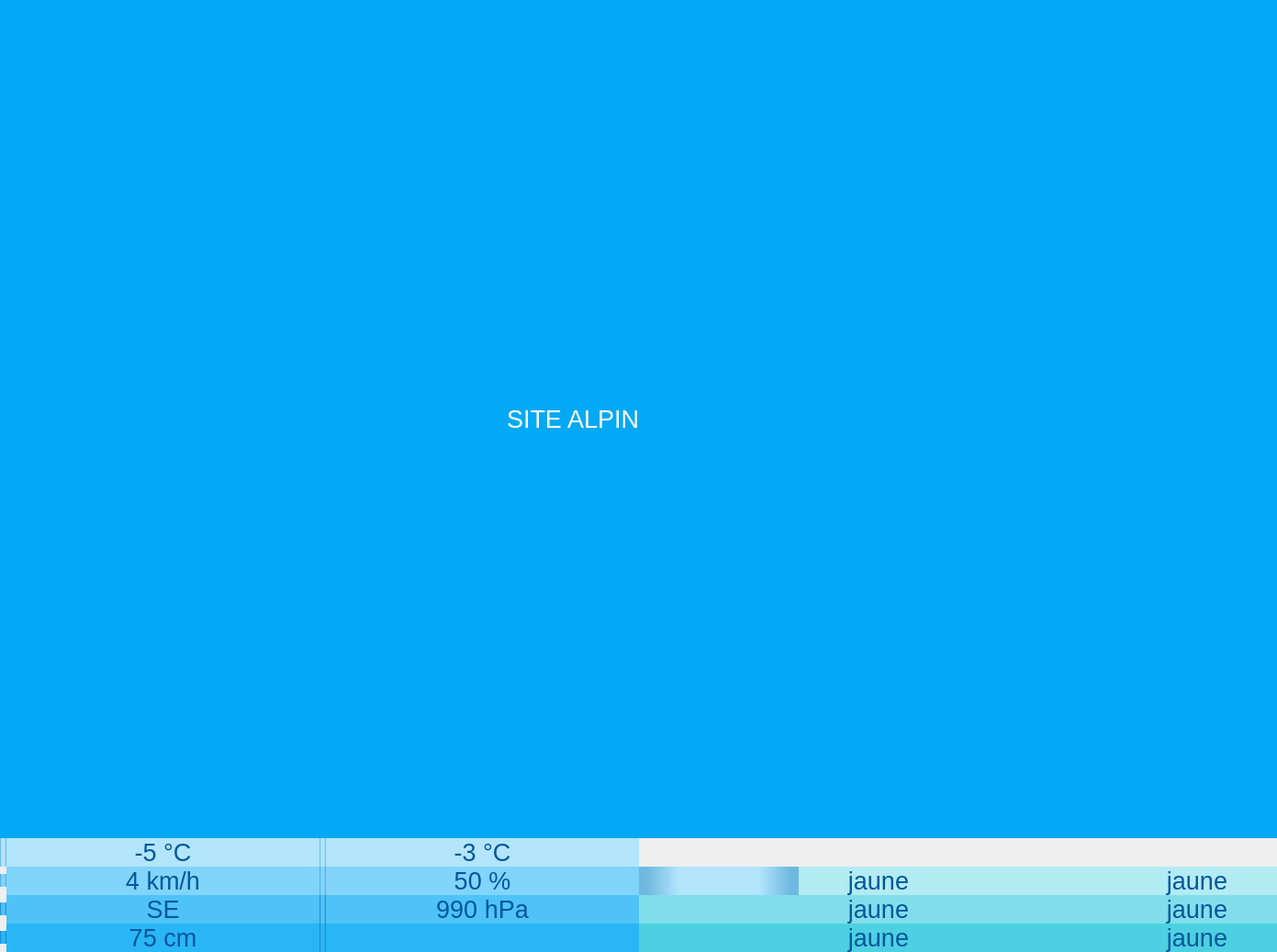
<?xml version="1.0" encoding="UTF-8"?>
<ui version="4.0">
 <class>WISMASIHM</class>
 <widget class="QWidget" name="WISMASIHM">
  <property name="windowModality">
   <enum>Qt::WindowModal</enum>
  </property>
  <property name="enabled">
   <bool>true</bool>
  </property>
  <property name="geometry">
   <rect>
    <x>0</x>
    <y>0</y>
    <width>1391</width>
    <height>1037</height>
   </rect>
  </property>
  <property name="sizePolicy">
   <sizepolicy hsizetype="Maximum" vsizetype="Maximum">
    <horstretch>0</horstretch>
    <verstretch>0</verstretch>
   </sizepolicy>
  </property>
  <property name="minimumSize">
   <size>
    <width>1280</width>
    <height>1024</height>
   </size>
  </property>
  <property name="windowTitle">
   <string>WISMASIHM</string>
  </property>
  <property name="layoutDirection">
   <enum>Qt::LeftToRight</enum>
  </property>
  <property name="autoFillBackground">
   <bool>false</bool>
  </property>
  <property name="styleSheet">
   <string notr="true"/>
  </property>
  <layout class="QVBoxLayout" name="verticalLayout">
   <property name="spacing">
    <number>0</number>
   </property>
   <property name="margin">
    <number>0</number>
   </property>
   <item>
    <layout class="QHBoxLayout" name="barre_haut">
     <property name="spacing">
      <number>0</number>
     </property>
     <property name="sizeConstraint">
      <enum>QLayout::SetMaximumSize</enum>
     </property>
     <item>
      <widget class="QLabel" name="nom_site">
       <property name="sizePolicy">
        <sizepolicy hsizetype="Expanding" vsizetype="Expanding">
         <horstretch>0</horstretch>
         <verstretch>0</verstretch>
        </sizepolicy>
       </property>
       <property name="font">
        <font>
         <pointsize>20</pointsize>
        </font>
       </property>
       <property name="styleSheet">
        <string notr="true">background-color: #03A9F4; color: #FFFFFF;</string>
       </property>
       <property name="text">
        <string>SITE ALPIN</string>
       </property>
       <property name="alignment">
        <set>Qt::AlignRight|Qt::AlignTrailing|Qt::AlignVCenter</set>
       </property>
      </widget>
     </item>
     <item>
      <widget class="QLabel" name="date_heure">
       <property name="sizePolicy">
        <sizepolicy hsizetype="Expanding" vsizetype="Expanding">
         <horstretch>0</horstretch>
         <verstretch>0</verstretch>
        </sizepolicy>
       </property>
       <property name="font">
        <font>
         <pointsize>20</pointsize>
        </font>
       </property>
       <property name="styleSheet">
        <string notr="true">background-color: #03A9F4; color: #FFFFFF;</string>
       </property>
       <property name="text">
        <string/>
       </property>
       <property name="alignment">
        <set>Qt::AlignLeading|Qt::AlignLeft|Qt::AlignVCenter</set>
       </property>
      </widget>
     </item>
    </layout>
   </item>
   <item>
    <layout class="QHBoxLayout" name="contenu_global">
     <property name="spacing">
      <number>0</number>
     </property>
     <item>
      <layout class="QGridLayout" name="donnees_meteo">
       <property name="spacing">
        <number>0</number>
       </property>
       <item row="4" column="1">
        <widget class="QLabel" name="label_hauteurNeige">
         <property name="font">
          <font>
           <pointsize>20</pointsize>
          </font>
         </property>
         <property name="styleSheet">
          <string notr="true">background-color: #29B6F6; color: #01579B;</string>
         </property>
         <property name="text">
          <string>75 cm</string>
         </property>
         <property name="alignment">
          <set>Qt::AlignCenter</set>
         </property>
        </widget>
       </item>
       <item row="2" column="1">
        <widget class="QLabel" name="label_vitesseVent">
         <property name="font">
          <font>
           <pointsize>20</pointsize>
          </font>
         </property>
         <property name="styleSheet">
          <string notr="true">background-color: #81D4FA; color: #01579B;</string>
         </property>
         <property name="text">
          <string>4 km/h</string>
         </property>
         <property name="alignment">
          <set>Qt::AlignCenter</set>
         </property>
        </widget>
       </item>
       <item row="0" column="0">
        <widget class="QLabel" name="picto_temperature">
         <property name="sizePolicy">
          <sizepolicy hsizetype="Minimum" vsizetype="Minimum">
           <horstretch>0</horstretch>
           <verstretch>0</verstretch>
          </sizepolicy>
         </property>
         <property name="styleSheet">
          <string notr="true">QLabel
{
background:qlineargradient(spread:reflect, x1:0, y1:0, x2:1, y2:0, stop:0.05 rgb(111, 185, 225), stop:0.25 rgb(179, 229, 252), stop:0.75 rgb(179, 229, 252), stop:0.95 rgb(111, 185, 225));
}</string>
         </property>
         <property name="pixmap">
          <pixmap resource="icones/ressources.qrc">:/temperature.png</pixmap>
         </property>
         <property name="scaledContents">
          <bool>false</bool>
         </property>
         <property name="alignment">
          <set>Qt::AlignCenter</set>
         </property>
        </widget>
       </item>
       <item row="2" column="2">
        <widget class="QLabel" name="picto_humidite">
         <property name="sizePolicy">
          <sizepolicy hsizetype="Minimum" vsizetype="Minimum">
           <horstretch>0</horstretch>
           <verstretch>0</verstretch>
          </sizepolicy>
         </property>
         <property name="styleSheet">
          <string notr="true">QLabel
{
background:qlineargradient(spread:reflect, x1:0, y1:0, x2:1, y2:0, stop:0.05 rgb(83, 174, 223), stop:0.25 rgb(129,212,250), stop:0.75 rgb(129,212,250), stop:0.95 rgb(83, 174, 223));
}</string>
         </property>
         <property name="text">
          <string/>
         </property>
         <property name="pixmap">
          <pixmap resource="icones/ressources.qrc">:/humidite.png</pixmap>
         </property>
         <property name="alignment">
          <set>Qt::AlignCenter</set>
         </property>
        </widget>
       </item>
       <item row="3" column="0">
        <widget class="QLabel" name="picto_directionVent">
         <property name="sizePolicy">
          <sizepolicy hsizetype="Maximum" vsizetype="Maximum">
           <horstretch>0</horstretch>
           <verstretch>0</verstretch>
          </sizepolicy>
         </property>
         <property name="styleSheet">
          <string notr="true">QLabel
{
background:qlineargradient(spread:reflect, x1:0, y1:0, x2:1, y2:0, stop:0.05 rgb(35, 140, 204), stop:0.25 rgb(79,195,247), stop:0.75 rgb(79,195,247), stop:0.95 rgb(35, 140, 204));
}</string>
         </property>
         <property name="text">
          <string/>
         </property>
         <property name="pixmap">
          <pixmap resource="icones/ressources.qrc">:/direction_vent.png</pixmap>
         </property>
        </widget>
       </item>
       <item row="0" column="1">
        <widget class="QLabel" name="label_temperature">
         <property name="font">
          <font>
           <pointsize>20</pointsize>
          </font>
         </property>
         <property name="styleSheet">
          <string notr="true">background-color: #B3E5FC; color: #01579B;</string>
         </property>
         <property name="text">
          <string>-5 °C</string>
         </property>
         <property name="alignment">
          <set>Qt::AlignCenter</set>
         </property>
        </widget>
       </item>
       <item row="3" column="2">
        <widget class="QLabel" name="picto_pression">
         <property name="sizePolicy">
          <sizepolicy hsizetype="Maximum" vsizetype="Preferred">
           <horstretch>0</horstretch>
           <verstretch>0</verstretch>
          </sizepolicy>
         </property>
         <property name="styleSheet">
          <string notr="true">QLabel
{
background:qlineargradient(spread:reflect, x1:0, y1:0, x2:1, y2:0, stop:0.05 rgb(35, 140, 204), stop:0.25 rgb(79,195,247), stop:0.75 rgb(79,195,247), stop:0.95 rgb(35, 140, 204));
}</string>
         </property>
         <property name="text">
          <string/>
         </property>
         <property name="pixmap">
          <pixmap resource="icones/ressources.qrc">:/pression.png</pixmap>
         </property>
        </widget>
       </item>
       <item row="3" column="1">
        <widget class="QLabel" name="label_directionVent">
         <property name="font">
          <font>
           <pointsize>20</pointsize>
          </font>
         </property>
         <property name="styleSheet">
          <string notr="true">background-color: #4FC3F7; color: #01579B;</string>
         </property>
         <property name="text">
          <string>SE</string>
         </property>
         <property name="alignment">
          <set>Qt::AlignCenter</set>
         </property>
        </widget>
       </item>
       <item row="2" column="3">
        <widget class="QLabel" name="label_humidite">
         <property name="sizePolicy">
          <sizepolicy hsizetype="Minimum" vsizetype="Minimum">
           <horstretch>0</horstretch>
           <verstretch>0</verstretch>
          </sizepolicy>
         </property>
         <property name="font">
          <font>
           <pointsize>20</pointsize>
          </font>
         </property>
         <property name="styleSheet">
          <string notr="true">background-color: #81D4FA; color: #01579B;</string>
         </property>
         <property name="text">
          <string>50 %</string>
         </property>
         <property name="alignment">
          <set>Qt::AlignCenter</set>
         </property>
        </widget>
       </item>
       <item row="4" column="0">
        <widget class="QLabel" name="picto_hauteurNeige">
         <property name="sizePolicy">
          <sizepolicy hsizetype="Maximum" vsizetype="Maximum">
           <horstretch>0</horstretch>
           <verstretch>0</verstretch>
          </sizepolicy>
         </property>
         <property name="styleSheet">
          <string notr="true">QLabel
{
background:qlineargradient(spread:reflect, x1:0, y1:0, x2:1, y2:0, stop:0.05 rgb(28, 136, 204), stop:0.25 rgb(41,182,246), stop:0.75 rgb(41,182,246), stop:0.95 rgb(28, 136, 204));
}</string>
         </property>
         <property name="text">
          <string/>
         </property>
         <property name="pixmap">
          <pixmap resource="icones/ressources.qrc">:/hauteur_neige.png</pixmap>
         </property>
        </widget>
       </item>
       <item row="3" column="3">
        <widget class="QLabel" name="label_pression">
         <property name="font">
          <font>
           <pointsize>20</pointsize>
          </font>
         </property>
         <property name="styleSheet">
          <string notr="true">background-color: #4FC3F7; color: #01579B;</string>
         </property>
         <property name="text">
          <string>990 hPa</string>
         </property>
         <property name="alignment">
          <set>Qt::AlignCenter</set>
         </property>
        </widget>
       </item>
       <item row="2" column="0">
        <widget class="QLabel" name="picto_vitesseVent">
         <property name="sizePolicy">
          <sizepolicy hsizetype="Maximum" vsizetype="Maximum">
           <horstretch>0</horstretch>
           <verstretch>0</verstretch>
          </sizepolicy>
         </property>
         <property name="styleSheet">
          <string notr="true">QLabel
{
background:qlineargradient(spread:reflect, x1:0, y1:0, x2:1, y2:0, stop:0.05 rgb(83, 174, 223), stop:0.25 rgb(129,212,250), stop:0.75 rgb(129,212,250), stop:0.95 rgb(83, 174, 223));
}</string>
         </property>
         <property name="text">
          <string/>
         </property>
         <property name="pixmap">
          <pixmap resource="icones/ressources.qrc">:/vent.png</pixmap>
         </property>
         <property name="alignment">
          <set>Qt::AlignCenter</set>
         </property>
        </widget>
       </item>
       <item row="4" column="2">
        <widget class="QLabel" name="picto_vide">
         <property name="sizePolicy">
          <sizepolicy hsizetype="Minimum" vsizetype="Preferred">
           <horstretch>0</horstretch>
           <verstretch>0</verstretch>
          </sizepolicy>
         </property>
         <property name="styleSheet">
          <string notr="true">QLabel
{
background:qlineargradient(spread:reflect, x1:0, y1:0, x2:1, y2:0, stop:0.05 rgb(28, 136, 204), stop:0.25 rgb(41,182,246), stop:0.75 rgb(41,182,246), stop:0.95 rgb(28, 136, 204));
}</string>
         </property>
         <property name="text">
          <string/>
         </property>
         <property name="pixmap">
          <pixmap resource="icones/ressources.qrc">:/fond_4.png</pixmap>
         </property>
        </widget>
       </item>
       <item row="4" column="3">
        <widget class="QLabel" name="label_vide">
         <property name="font">
          <font>
           <pointsize>20</pointsize>
          </font>
         </property>
         <property name="styleSheet">
          <string notr="true">background-color: #29B6F6; color: #01579B;</string>
         </property>
         <property name="text">
          <string/>
         </property>
         <property name="alignment">
          <set>Qt::AlignCenter</set>
         </property>
        </widget>
       </item>
       <item row="0" column="2">
        <widget class="QLabel" name="picto_temperatureNeige">
         <property name="sizePolicy">
          <sizepolicy hsizetype="Minimum" vsizetype="Minimum">
           <horstretch>0</horstretch>
           <verstretch>0</verstretch>
          </sizepolicy>
         </property>
         <property name="styleSheet">
          <string notr="true">QLabel
{
background:qlineargradient(spread:reflect, x1:0, y1:0, x2:1, y2:0, stop:0.05 rgb(111, 185, 225), stop:0.25 rgb(179, 229, 252), stop:0.75 rgb(179, 229, 252), stop:0.95 rgb(111, 185, 225));
}</string>
         </property>
         <property name="text">
          <string/>
         </property>
         <property name="pixmap">
          <pixmap resource="icones/ressources.qrc">:/temperature_neige.png</pixmap>
         </property>
        </widget>
       </item>
       <item row="0" column="3">
        <widget class="QLabel" name="label_temperatureNeige">
         <property name="font">
          <font>
           <pointsize>20</pointsize>
          </font>
         </property>
         <property name="styleSheet">
          <string notr="true">background-color: #B3E5FC; color: #01579B;</string>
         </property>
         <property name="text">
          <string>-3 °C</string>
         </property>
         <property name="alignment">
          <set>Qt::AlignCenter</set>
         </property>
        </widget>
       </item>
      </layout>
     </item>
     <item>
      <layout class="QVBoxLayout" name="contenu_droite">
       <property name="spacing">
        <number>0</number>
       </property>
       <item>
        <layout class="QVBoxLayout" name="video">
         <property name="spacing">
          <number>0</number>
         </property>
         <item>
          <widget class="Phonon::VideoWidget" name="vwidget"/>
         </item>
        </layout>
       </item>
       <item>
        <layout class="QGridLayout" name="conseils_fartage">
         <property name="spacing">
          <number>0</number>
         </property>
         <item row="0" column="0">
          <widget class="QLabel" name="picto_SWIX">
           <property name="font">
            <font>
             <pointsize>20</pointsize>
            </font>
           </property>
           <property name="styleSheet">
            <string notr="true">QLabel
{
background:qlineargradient(spread:reflect, x1:0, y1:0, x2:1, y2:0, stop:0.05 rgb(111, 185, 225), stop:0.25 rgb(179, 229, 252), stop:0.75 rgb(179, 229, 252), stop:0.95 rgb(111, 185, 225));
}</string>
           </property>
           <property name="pixmap">
            <pixmap resource="icones/ressources.qrc">:/1.png</pixmap>
           </property>
           <property name="alignment">
            <set>Qt::AlignCenter</set>
           </property>
          </widget>
         </item>
         <item row="1" column="1">
          <widget class="QLabel" name="label_TOKO">
           <property name="font">
            <font>
             <pointsize>20</pointsize>
            </font>
           </property>
           <property name="styleSheet">
            <string notr="true">background-color: #80DEEA; color: #01579B  ;</string>
           </property>
           <property name="text">
            <string>jaune</string>
           </property>
           <property name="alignment">
            <set>Qt::AlignCenter</set>
           </property>
          </widget>
         </item>
         <item row="2" column="0">
          <widget class="QLabel" name="picto_VOLA">
           <property name="font">
            <font>
             <pointsize>20</pointsize>
            </font>
           </property>
           <property name="styleSheet">
            <string notr="true">background-color: #4DD0E1; color: #01579B  ;</string>
           </property>
           <property name="text">
            <string/>
           </property>
           <property name="pixmap">
            <pixmap resource="icones/ressources.qrc">:/3.png</pixmap>
           </property>
           <property name="alignment">
            <set>Qt::AlignCenter</set>
           </property>
          </widget>
         </item>
         <item row="1" column="0">
          <widget class="QLabel" name="picto_TOKO">
           <property name="font">
            <font>
             <pointsize>20</pointsize>
            </font>
           </property>
           <property name="styleSheet">
            <string notr="true">background-color: #80DEEA; color: #01579B  ;</string>
           </property>
           <property name="text">
            <string/>
           </property>
           <property name="pixmap">
            <pixmap resource="icones/ressources.qrc">:/2.png</pixmap>
           </property>
           <property name="alignment">
            <set>Qt::AlignCenter</set>
           </property>
          </widget>
         </item>
         <item row="1" column="3">
          <widget class="QLabel" name="label_DRAG">
           <property name="font">
            <font>
             <pointsize>20</pointsize>
            </font>
           </property>
           <property name="styleSheet">
            <string notr="true">background-color: #80DEEA; color: #01579B  ;</string>
           </property>
           <property name="text">
            <string>jaune</string>
           </property>
           <property name="alignment">
            <set>Qt::AlignCenter</set>
           </property>
          </widget>
         </item>
         <item row="0" column="2">
          <widget class="QLabel" name="picto_BRIK">
           <property name="font">
            <font>
             <pointsize>20</pointsize>
            </font>
           </property>
           <property name="styleSheet">
            <string notr="true">background-color: #B2EBF2; color: #01579B  ;</string>
           </property>
           <property name="text">
            <string/>
           </property>
           <property name="pixmap">
            <pixmap resource="icones/ressources.qrc">:/12.png</pixmap>
           </property>
           <property name="alignment">
            <set>Qt::AlignCenter</set>
           </property>
          </widget>
         </item>
         <item row="1" column="2">
          <widget class="QLabel" name="picto_DRAG">
           <property name="font">
            <font>
             <pointsize>20</pointsize>
            </font>
           </property>
           <property name="styleSheet">
            <string notr="true">background-color: #80DEEA; color: #01579B  ;</string>
           </property>
           <property name="text">
            <string/>
           </property>
           <property name="pixmap">
            <pixmap resource="icones/ressources.qrc">:/22.png</pixmap>
           </property>
           <property name="alignment">
            <set>Qt::AlignCenter</set>
           </property>
          </widget>
         </item>
         <item row="2" column="1">
          <widget class="QLabel" name="label_VOLA">
           <property name="font">
            <font>
             <pointsize>20</pointsize>
            </font>
           </property>
           <property name="styleSheet">
            <string notr="true">background-color: #4DD0E1; color: #01579B  ;</string>
           </property>
           <property name="text">
            <string>jaune</string>
           </property>
           <property name="alignment">
            <set>Qt::AlignCenter</set>
           </property>
          </widget>
         </item>
         <item row="2" column="2">
          <widget class="QLabel" name="picto_XCSO">
           <property name="font">
            <font>
             <pointsize>20</pointsize>
            </font>
           </property>
           <property name="styleSheet">
            <string notr="true">background-color: #4DD0E1; color: #01579B  ;</string>
           </property>
           <property name="text">
            <string/>
           </property>
           <property name="pixmap">
            <pixmap resource="icones/ressources.qrc">:/32.png</pixmap>
           </property>
           <property name="alignment">
            <set>Qt::AlignCenter</set>
           </property>
          </widget>
         </item>
         <item row="2" column="3">
          <widget class="QLabel" name="label_XCSO">
           <property name="font">
            <font>
             <pointsize>20</pointsize>
            </font>
           </property>
           <property name="styleSheet">
            <string notr="true">background-color: #4DD0E1; color: #01579B  ;</string>
           </property>
           <property name="text">
            <string>jaune</string>
           </property>
           <property name="alignment">
            <set>Qt::AlignCenter</set>
           </property>
          </widget>
         </item>
         <item row="0" column="3">
          <widget class="QLabel" name="label_BRIK">
           <property name="font">
            <font>
             <pointsize>20</pointsize>
            </font>
           </property>
           <property name="styleSheet">
            <string notr="true">background-color: #B2EBF2; color: #01579B  ;</string>
           </property>
           <property name="text">
            <string>jaune</string>
           </property>
           <property name="alignment">
            <set>Qt::AlignCenter</set>
           </property>
          </widget>
         </item>
         <item row="0" column="1">
          <widget class="QLabel" name="label_SWIX">
           <property name="font">
            <font>
             <pointsize>20</pointsize>
            </font>
           </property>
           <property name="styleSheet">
            <string notr="true">background-color: #B2EBF2; color: #01579B  ;</string>
           </property>
           <property name="text">
            <string>jaune</string>
           </property>
           <property name="alignment">
            <set>Qt::AlignCenter</set>
           </property>
          </widget>
         </item>
        </layout>
       </item>
      </layout>
     </item>
    </layout>
   </item>
  </layout>
 </widget>
 <layoutdefault spacing="6" margin="11"/>
 <customwidgets>
  <customwidget>
   <class>Phonon::VideoWidget</class>
   <extends>QWidget</extends>
   <header location="global">phonon/videowidget.h</header>
  </customwidget>
 </customwidgets>
 <resources>
  <include location="icones/ressources.qrc"/>
 </resources>
 <connections/>
 <slots>
  <slot>tic()</slot>
 </slots>
</ui>
